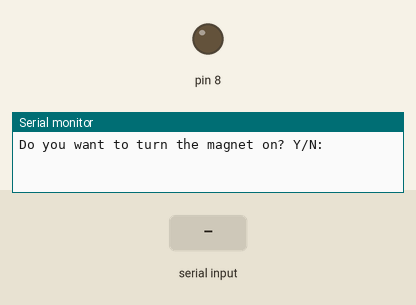
Recording of a sketch running on a simulated Arduino Uno, built with avr-gcc and run on an emulated ATmega328P. On the bench: output pins drawn as LEDs (lit = HIGH), the last lines printed to the serial monitor. Inputs (shaded band) come from the test bench.

Above: at 1.2 s.
1.3 s: "Y" received over Serial
At 2.2 s:
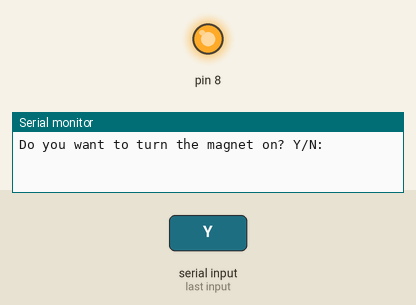
2.8 s: "y" received over Serial
At 7.9 s:
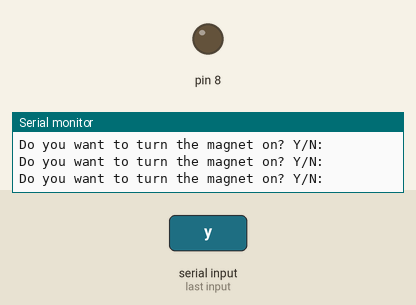
Timing chart, 0 to 9.4 s (numbered marks = the images above; inputs shaded):
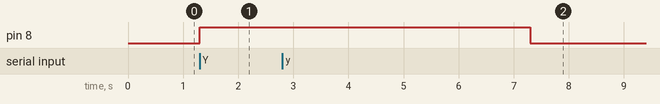

Measured:
- after the input at 1.3 s, pin 8: LOW → HIGH at once
- after the input at 2.8 s, pin 8: HIGH → LOW after 4.5 s instead of 1.5 s

The sketch:

magnettestsketch.ino
```cpp
char input;

void setup() {

  Serial.begin(9600);

  pinMode(8, OUTPUT);
  digitalWrite(8, LOW);   // Magnet starts OFF

}

void loop() {

  Serial.println("Do you want to turn the magnet on? Y/N:");

  while (Serial.available() == 0) {
    // Wait for user input
  }

  input = Serial.read();

  if (input == 'Y' || input == 'y') {

    digitalWrite(8, HIGH);   // Magnet ON

    delay(3000);            // Keep on for 30 seconds

    digitalWrite(8, LOW);    // Magnet OFF

  }

}
```
